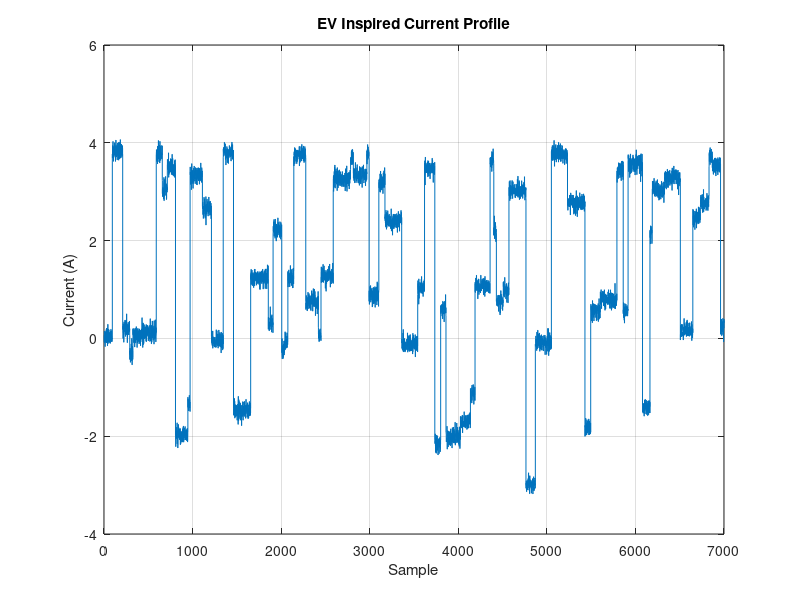
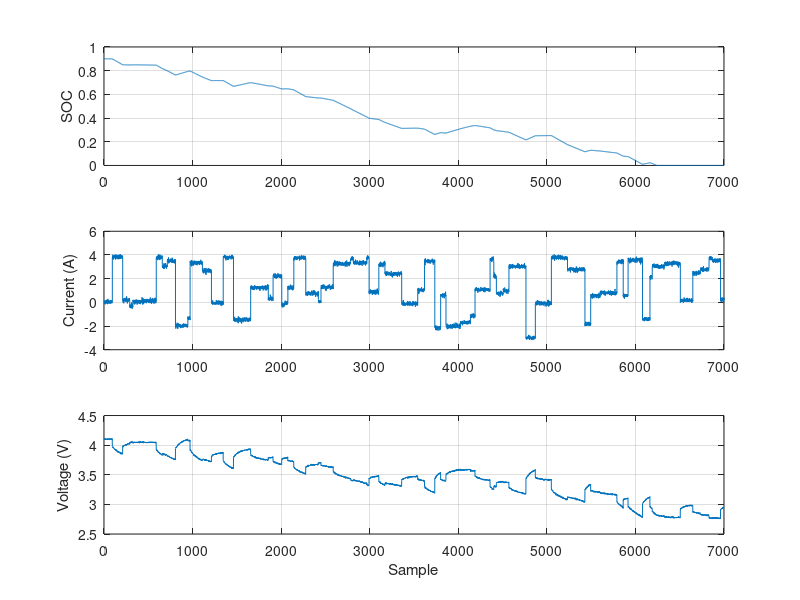

MATLAB code for these plots, in order: (Note: this script raises an error after producing the figures.)
clc;
clear;
close all;

rng(123);

%% ==========================================================
%% Battery Parameters
%% ==========================================================

Ts = 1;

R1 = 0.015;
C1 = 3000;

R2 = 0.008;
C2 = 10000;

Q = 2.5*3600;      % 2.5 Ah

%% ==========================================================
%% EV Driving Cycle Inspired Current Profile
%% ==========================================================

N = 7000;

u = zeros(N,1);

k = 1;

while k < N

    mode = randi(5);

    duration = randi([20 200]);

    idx = k:min(k+duration-1,N);

    switch mode

        case 1      % Idle
            current = 0 + 0.2*randn;

        case 2      % Acceleration
            current = 2 + 2*rand;

        case 3      % Cruise
            current = 0.5 + rand;

        case 4      % Regenerative Braking
            current = -1 - 2*rand;

        case 5      % Hard Acceleration
            current = 3 + rand;

    end

    u(idx) = current;

    k = idx(end)+1;

end

u = u + 0.1*randn(size(u));

u(u > 5) = 5;
u(u < -4) = -4;

figure;
stairs(u);
grid on;
xlabel('Sample');
ylabel('Current (A)');
title('EV Inspired Current Profile');

%% ==========================================================
%% SOC Model
%% ==========================================================

SOC = zeros(N,1);

SOC(1) = 0.9;

for k = 2:N

    SOC(k) = SOC(k-1) - (u(k-1)*Ts)/Q;

    SOC(k) = min(max(SOC(k),0),1);

end

%% ==========================================================
%% OCV-SOC Relationship
%% ==========================================================

SOC_table = [0 0.1 0.2 0.3 0.4 0.5 0.6 0.7 0.8 0.9 1];

OCV_table = [3.0 3.2 3.35 3.45 3.55 ...
             3.65 3.75 3.85 4.0 4.1 4.2];

Voc = interp1(SOC_table,...
              OCV_table,...
              SOC,...
              'pchip');

%% ==========================================================
%% Temperature Model
%% ==========================================================

Temp = zeros(N,1);

Temp(1) = 25;

for k = 2:N

    Temp(k) = Temp(k-1) ...
            + 0.0003*u(k)^2 ...
            - 0.00005*(Temp(k-1)-25);

end

%% ==========================================================
%% SOC & Temperature Dependent Resistance
%% ==========================================================

R0_var = (0.03 + 0.02*(1-SOC)) ...
       .* (1 + 0.01*(25-Temp));
%% ==========================================================
%% 2RC ECM Simulation
%% ==========================================================

Vrc1 = zeros(N,1);
Vrc2 = zeros(N,1);

for k = 2:N

    dVrc1 = -(1/(R1*C1))*Vrc1(k-1) ...
            + (1/C1)*u(k-1);

    dVrc2 = -(1/(R2*C2))*Vrc2(k-1) ...
            + (1/C2)*u(k-1);

    Vrc1(k) = Vrc1(k-1) + Ts*dVrc1;
    Vrc2(k) = Vrc2(k-1) + Ts*dVrc2;

end

%% ==========================================================
%% Terminal Voltage
%% ==========================================================

Vt = Voc ...
    - R0_var.*u ...
    - Vrc1 ...
    - Vrc2;
%% ==========================================================
%% Measurement Noise
%% ==========================================================

noise = 0.005*randn(N,1);

sensor_bias = 0.003;

Vt_noisy = Vt + noise + sensor_bias;

%% ==========================================================
%% Visualization
%% ==========================================================

figure;

subplot(3,1,1)
plot(SOC)
grid on
ylabel('SOC')

subplot(3,1,2)
stairs(u)
grid on
ylabel('Current (A)')

subplot(3,1,3)
plot(Vt_noisy)
grid on
ylabel('Voltage (V)')
xlabel('Sample')

%% ==========================================================
%% Identification Data
%% ==========================================================

data = iddata(Vt_noisy,u,Ts);


%% ==========================================================
%% Train Validation Split
%% ==========================================================

data_est = data(1:2:end);
data_val = data(2:2:end);
%% ==========================================================
%% Automatic ARX Order Selection
%% ==========================================================

order_arx   = [4 4 1];

disp(' ')
disp('Best ARX Order')
disp(order_arx)

%% ==========================================================
%% ARX
%% ==========================================================

sys_arx = arx(data_est,order_arx);

%% ==========================================================
%% ARMAX
%% ==========================================================

order_armax = [4 4 2 1];
sys_armax = armax(data_est,order_armax);

%% ==========================================================
%% OE
%% ==========================================================

order_oe    = [4 4 1];
sys_oe = oe(data_est,order_oe);

%% ==========================================================
%% Validation
%% ==========================================================

figure
compare(data_val,sys_arx)
title('ARX Validation')
grid on

figure
compare(data_val,sys_armax)
title('ARMAX Validation')
grid on

figure
compare(data_val,sys_oe)
title('OE Validation')
grid on


%% ==========================================================
%% Comparison
%% ==========================================================

figure

compare(data_val,...
        sys_arx,...
        sys_armax,...
        sys_oe)

title('ARX vs ARMAX vs OE')
grid on

%% ==========================================================
%% Fit Percent
%% ==========================================================

fit_arx   = sys_arx.Report.Fit.FitPercent;
fit_armax = sys_armax.Report.Fit.FitPercent;
fit_oe    = sys_oe.Report.Fit.FitPercent;

%% ==========================================================
%% Pole Analysis
%% ==========================================================

disp(' ')
disp('==============================')
disp('POLE ANALYSIS')
disp('==============================')

disp('ARX')
disp(pole(sys_arx))

disp('ARMAX')
disp(pole(sys_armax))

disp('OE')
disp(pole(sys_oe))

%% ==========================================================
%% Results Table
%% ==========================================================

Results = table(...
    [fit_arx;fit_armax;fit_oe;],...
    'VariableNames',{'FitPercent'},...
    'RowNames',{'ARX','ARMAX','OE'});

disp(' ')
disp('==============================')
disp('FINAL RESULTS')
disp('==============================')
disp(Results)

%% ==========================================================
%% Save
%% ==========================================================

[y_arx,fit_arx_val] = compare(data_val,sys_arx);
[y_armax,fit_armax_val] = compare(data_val,sys_armax);
[y_oe,fit_oe_val] = compare(data_val,sys_oe);


fprintf('\nVALIDATION FIT\n');
fprintf('ARX   = %.2f %%\n',fit_arx_val);
fprintf('ARMAX = %.2f %%\n',fit_armax_val);
fprintf('OE    = %.2f %%\n',fit_oe_val);

figure
plot(SOC)
grid on
title('SOC')

figure
compare(data_val,sys_arx)

save('battery_identification_results.mat',...
    'sys_arx',...
    'sys_armax',...
    'sys_oe',...
    'y_arx',...
    'y_armax',...
    'y_oe',...
    'fit_arx_val',...
    'fit_armax_val',...
    'fit_oe_val',...
    'data_val');
